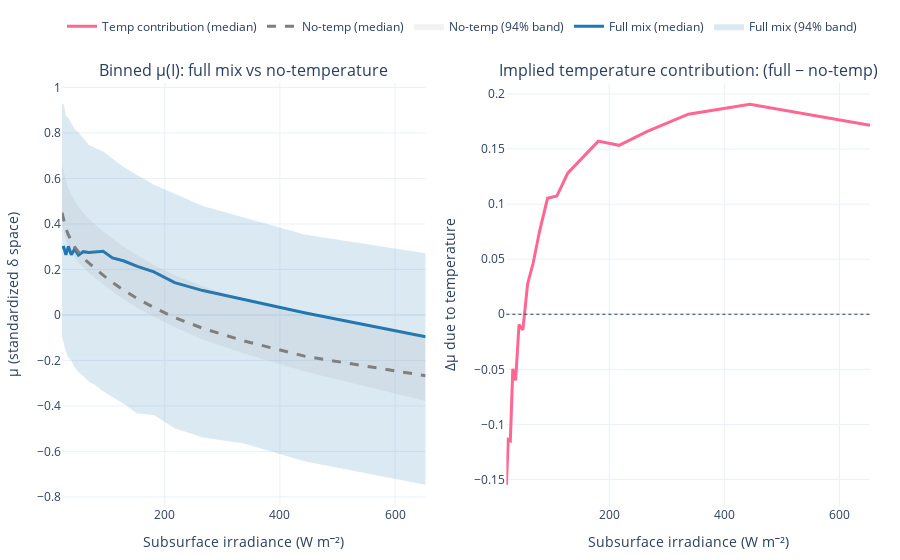

Notebook cell for this chart:
### Code cell
# ---- helpers ----
def binned_summary(x, vals, n_bins=20, q=(0.03, 0.5, 0.97)):
    """
    x: (n_obs,)
    vals: (S, n_obs)
    Quantiles computed over all posterior draws + observations within each bin.
    """
    x = np.asarray(x)
    bins = np.quantile(x, np.linspace(0, 1, n_bins + 1))
    bin_id = np.digitize(x, bins[1:-1], right=True)
    nb = int(bin_id.max() + 1)

    x_bin = np.array([np.median(x[bin_id == b]) for b in range(nb)])
    n_in_bin = np.array([(bin_id == b).sum() for b in range(nb)])

    lo = np.empty(nb); med = np.empty(nb); hi = np.empty(nb)
    for b in range(nb):
        v = vals[:, bin_id == b].reshape(-1)
        lo[b], med[b], hi[b] = np.quantile(v, q)

    return x_bin, lo, med, hi, n_in_bin

def ribbon(fig, x, lo, hi, name, color, row, col, showlegend=True, opacity=0.18):
    fig.add_trace(
        go.Scatter(
            x=x, y=hi, mode="lines", line=dict(width=0),
            showlegend=False, hoverinfo="skip",
        ),
        row=row, col=col
    )
    fig.add_trace(
        go.Scatter(
            x=x, y=lo, mode="lines", fill="tonexty",
            fillcolor=f"rgba{tuple(int(color[i:i+2], 16) for i in (1,3,5)) + (opacity,)}"
                      if color.startswith("#") else color,
            line=dict(width=0),
            name=name + " (94% band)" if showlegend else None,
            showlegend=showlegend,
            hoverinfo="skip",
        ),
        row=row, col=col
    )

def line(fig, x, y, name, color, row, col, dash="solid", showlegend=True, extra_hover=None):
    hover = "I: %{x:.3g}<br>μ: %{y:.4g}"
    if extra_hover is not None:
        hover += "<br>" + extra_hover
    hover += "<extra></extra>"
    fig.add_trace(
        go.Scatter(
            x=x, y=y, mode="lines",
            name=name, showlegend=showlegend,
            line=dict(color=color, width=3, dash=dash),
            hovertemplate=hover,
        ),
        row=row, col=col
    )

# ---- expected inputs already computed by you ----
# I_sub: (n_obs,) subsurface irradiance in original units
# mu_full: (S, n_obs) computed with include_T=True, include_Z=True
# mu_noT:  (S, n_obs) computed with include_T=False, include_Z=True

# ---- bin summaries ----
#x_bin, lo_f, med_f, hi_f, nbin = binned_summary(I_sub, mu_full, n_bins=20)
#_,     lo_t, med_t, hi_t, _    = binned_summary(I_sub, mu_noT,  n_bins=20)

# Difference (temperature contribution under observed composition)
diff = med_f - med_t

# ---- plot ----
fig = make_subplots(
    rows=1, cols=2,
    subplot_titles=[
        "Binned μ(I): full mix vs no-temperature",
        "Implied temperature contribution: (full − no-temp)"
    ],
    horizontal_spacing=0.10
)

c_full = "#1f77b4"   # blue
c_not  = "#7f7f7f"   # gray

# left panel: ribbons + medians
ribbon(fig, x_bin, lo_f, hi_f, "Full mix", c_full, row=1, col=1, showlegend=True, opacity=0.16)
line(fig,   x_bin, med_f,       "Full mix (median)", c_full, row=1, col=1, dash="solid", showlegend=True,
     extra_hover="n_bin: %{customdata}")

ribbon(fig, x_bin, lo_t, hi_t, "No-temp", c_not, row=1, col=1, showlegend=True, opacity=0.10)
line(fig,   x_bin, med_t,       "No-temp (median)", c_not, row=1, col=1, dash="dash", showlegend=True,
     extra_hover="n_bin: %{customdata}")

# Attach n_bin via customdata to both lines (for hover)
fig.data[-3].customdata = nbin  # full line (median)
fig.data[-1].customdata = nbin  # no-temp line (median)

# right panel: diff line
fig.add_trace(
    go.Scatter(
        x=x_bin, y=diff, mode="lines",
        name="Temp contribution (median)",
        line=dict(width=3),
        hovertemplate="I: %{x:.3g}<br>Δμ_temp: %{y:.4g}<extra></extra>",
        showlegend=True
    ),
    row=1, col=2
)
# zero reference
fig.add_hline(y=0, line_width=1, line_dash="dot", row=1, col=2)

fig.update_layout(
    template="plotly_white",
    legend=dict(orientation="h", yanchor="bottom", y=1.10, xanchor="left", x=0),
    margin=dict(l=50, r=30, t=70, b=50),
)
fig.update_xaxes(title_text="Subsurface irradiance (W m⁻²)", row=1, col=1)
fig.update_xaxes(title_text="Subsurface irradiance (W m⁻²)", row=1, col=2)
fig.update_yaxes(title_text="μ (standardized δ space)", row=1, col=1)
fig.update_yaxes(title_text="Δμ due to temperature", row=1, col=2)

fig.show()

### Figure 1 — Plotly figure (JSON) as saved in the notebook; plotly's stock layout.template omitted (floating-point values rounded to 4 significant figures)
{"data": [{"hoverinfo": "skip", "line": {"width": 0}, "mode": "lines", "showlegend": false, "type": "scatter", "x": [21.39, 24.53, 28.21, 32.53, 37.45, 43.32, 49.96, 58.27, 67.79, 79.11, 92.85, 109.1, 128.0, 152.3, 181.0, 217.1, 266.1, 337.4, 444.5, 653.1], "xaxis": "x", "y": [0.9266, 0.9261, 0.8744, 0.866, 0.8423, 0.8183, 0.8015, 0.7763, 0.7477, 0.7339, 0.7187, 0.6862, 0.6512, 0.6138, 0.5726, 0.5328, 0.4792, 0.428, 0.3525, 0.271], "yaxis": "y"}, {"fill": "tonexty", "fillcolor": "rgba(31, 119, 180, 0.16)", "hoverinfo": "skip", "line": {"width": 0}, "mode": "lines", "name": "Full mix (94% band)", "showlegend": true, "type": "scatter", "x": [21.39, 24.53, 28.21, 32.53, 37.45, 43.32, 49.96, 58.27, 67.79, 79.11, 92.85, 109.1, 128.0, 152.3, 181.0, 217.1, 266.1, 337.4, 444.5, 653.1], "xaxis": "x", "y": [-0.09567, -0.1334, -0.1619, -0.1874, -0.2006, -0.2302, -0.2504, -0.269, -0.2924, -0.3077, -0.3359, -0.3612, -0.3889, -0.4332, -0.4397, -0.498, -0.5387, -0.5653, -0.6444, -0.747], "yaxis": "y"}, {"hovertemplate": "I: %{x:.3g}<br>μ: %{y:.4g}<br>n_bin: %{customdata}<extra></extra>", "line": {"color": "#1f77b4", "dash": "solid", "width": 3}, "mode": "lines", "name": "Full mix (median)", "showlegend": true, "type": "scatter", "x": [21.39, 24.53, 28.21, 32.53, 37.45, 43.32, 49.96, 58.27, 67.79, 79.11, 92.85, 109.1, 128.0, 152.3, 181.0, 217.1, 266.1, 337.4, 444.5, 653.1], "xaxis": "x", "y": [0.2948, 0.2972, 0.2642, 0.3016, 0.2649, 0.2891, 0.2629, 0.2781, 0.2746, 0.278, 0.2799, 0.2504, 0.2379, 0.2133, 0.1896, 0.1421, 0.1071, 0.06748, 0.008477, -0.09601], "yaxis": "y"}, {"customdata": [2535, 2535, 2535, 2534, 2535, 2535, 2534, 2535, 2535, 2535, 2534, 2535, 2535, 2534, 2535, 2535, 2534, 2535, 2535, 2535], "hoverinfo": "skip", "line": {"width": 0}, "mode": "lines", "showlegend": false, "type": "scatter", "x": [21.39, 24.53, 28.21, 32.53, 37.45, 43.32, 49.96, 58.27, 67.79, 79.11, 92.85, 109.1, 128.0, 152.3, 181.0, 217.1, 266.1, 337.4, 444.5, 653.1], "xaxis": "x", "y": [0.6626, 0.6235, 0.5879, 0.5571, 0.5276, 0.4993, 0.4742, 0.4482, 0.4227, 0.3965, 0.3664, 0.3368, 0.3008, 0.262, 0.2199, 0.175, 0.1259, 0.06666, -0.002087, -0.08993], "yaxis": "y"}, {"fill": "tonexty", "fillcolor": "rgba(127, 127, 127, 0.1)", "hoverinfo": "skip", "line": {"width": 0}, "mode": "lines", "name": "No-temp (94% band)", "showlegend": true, "type": "scatter", "x": [21.39, 24.53, 28.21, 32.53, 37.45, 43.32, 49.96, 58.27, 67.79, 79.11, 92.85, 109.1, 128.0, 152.3, 181.0, 217.1, 266.1, 337.4, 444.5, 653.1], "xaxis": "x", "y": [0.3905, 0.3576, 0.3266, 0.3003, 0.2754, 0.2524, 0.2307, 0.2089, 0.1855, 0.1617, 0.1332, 0.1026, 0.07005, 0.03047, -0.008536, -0.05383, -0.1083, -0.1698, -0.2502, -0.3785], "yaxis": "y"}, {"customdata": [2535, 2535, 2535, 2534, 2535, 2535, 2534, 2535, 2535, 2535, 2534, 2535, 2535, 2534, 2535, 2535, 2534, 2535, 2535, 2535], "hovertemplate": "I: %{x:.3g}<br>μ: %{y:.4g}<br>n_bin: %{customdata}<extra></extra>", "line": {"color": "#7f7f7f", "dash": "dash", "width": 3}, "mode": "lines", "name": "No-temp (median)", "showlegend": true, "type": "scatter", "x": [21.39, 24.53, 28.21, 32.53, 37.45, 43.32, 49.96, 58.27, 67.79, 79.11, 92.85, 109.1, 128.0, 152.3, 181.0, 217.1, 266.1, 337.4, 444.5, 653.1], "xaxis": "x", "y": [0.4497, 0.411, 0.379, 0.3511, 0.325, 0.2984, 0.277, 0.2504, 0.2283, 0.2024, 0.1746, 0.143, 0.1098, 0.07149, 0.03233, -0.01127, -0.05893, -0.1142, -0.1823, -0.2675], "yaxis": "y"}, {"hovertemplate": "I: %{x:.3g}<br>Δμ_temp: %{y:.4g}<extra></extra>", "line": {"width": 3}, "mode": "lines", "name": "Temp contribution (median)", "showlegend": true, "type": "scatter", "x": [21.39, 24.53, 28.21, 32.53, 37.45, 43.32, 49.96, 58.27, 67.79, 79.11, 92.85, 109.1, 128.0, 152.3, 181.0, 217.1, 266.1, 337.4, 444.5, 653.1], "xaxis": "x2", "y": [-0.1549, -0.1137, -0.1148, -0.04953, -0.06006, -0.009297, -0.01411, 0.02773, 0.04631, 0.07555, 0.1053, 0.1074, 0.1282, 0.1418, 0.1572, 0.1534, 0.166, 0.1817, 0.1908, 0.1715], "yaxis": "y2"}], "layout": {"annotations": [{"font": {"size": 16}, "showarrow": false, "text": "Binned μ(I): full mix vs no-temperature", "x": 0.225, "xanchor": "center", "xref": "paper", "y": 1, "yanchor": "bottom", "yref": "paper"}, {"font": {"size": 16}, "showarrow": false, "text": "Implied temperature contribution: (full − no-temp)", "x": 0.775, "xanchor": "center", "xref": "paper", "y": 1, "yanchor": "bottom", "yref": "paper"}], "legend": {"orientation": "h", "x": 0, "xanchor": "left", "y": 1.1, "yanchor": "bottom"}, "margin": {"b": 50, "l": 50, "r": 30, "t": 70}, "shapes": [{"line": {"dash": "dot", "width": 1}, "type": "line", "x0": 0, "x1": 1, "xref": "x2 domain", "y0": 0, "y1": 0, "yref": "y2"}], "xaxis": {"anchor": "y", "domain": [0, 0.45], "title": {"text": "Subsurface irradiance (W m⁻²)"}}, "xaxis2": {"anchor": "y2", "domain": [0.55, 1], "title": {"text": "Subsurface irradiance (W m⁻²)"}}, "yaxis": {"anchor": "x", "domain": [0, 1], "title": {"text": "μ (standardized δ space)"}}, "yaxis2": {"anchor": "x2", "domain": [0, 1], "title": {"text": "Δμ due to temperature"}}}}
